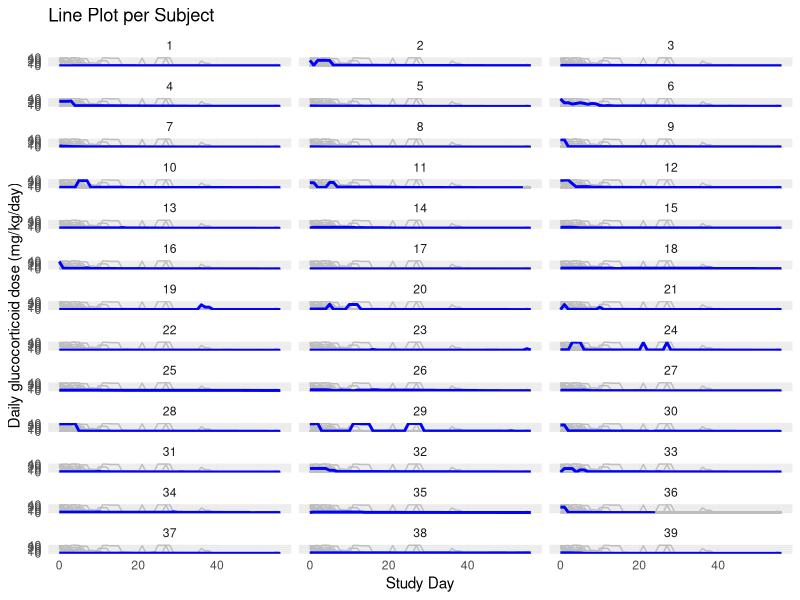
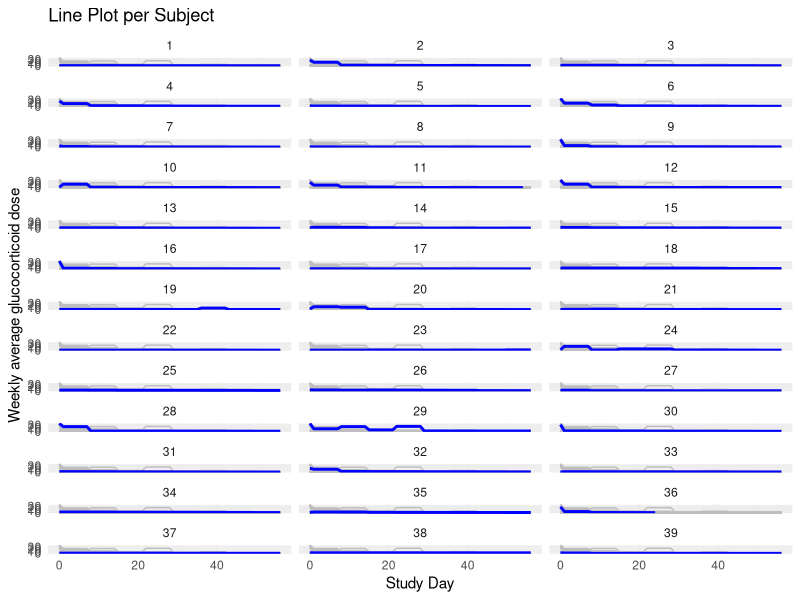
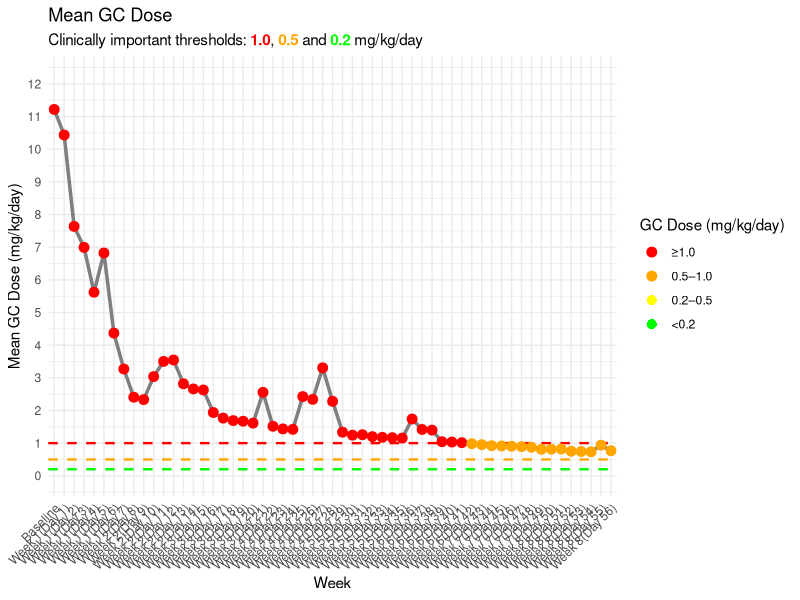
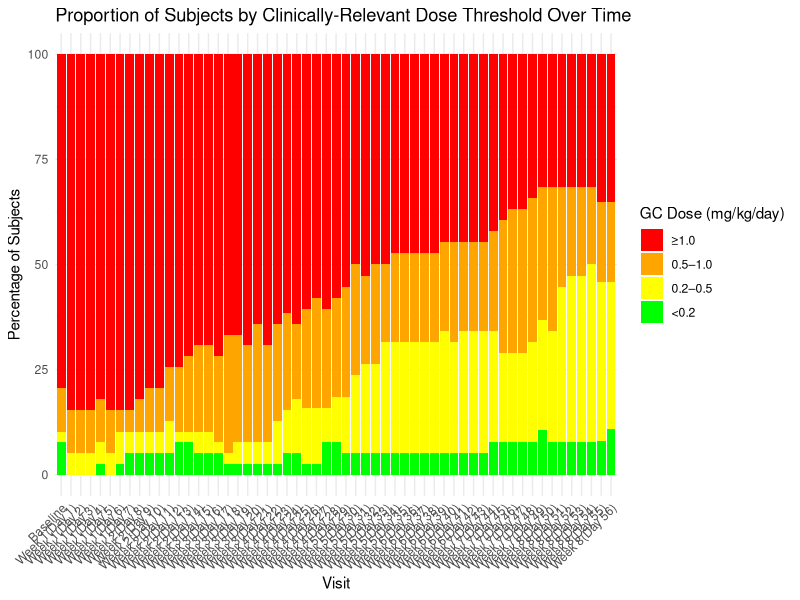
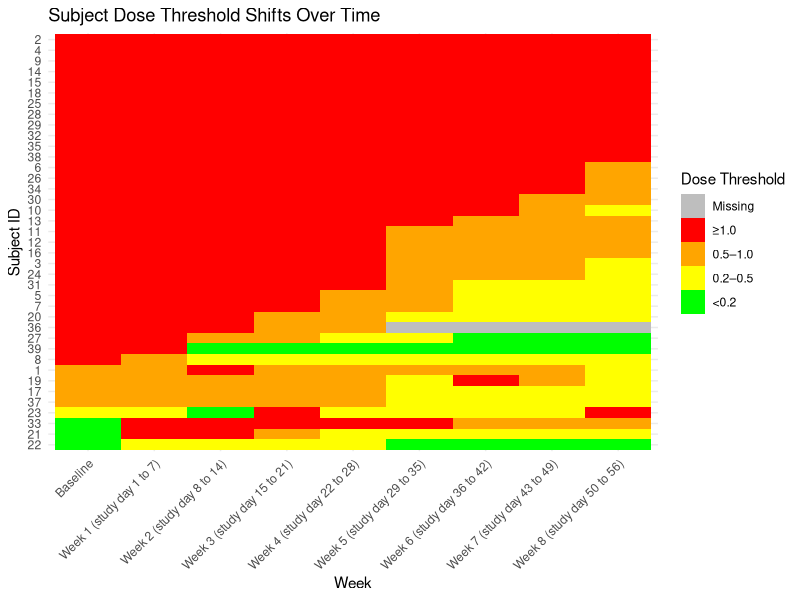

Reproduce these figures in R, in order.
# Install and load necessary libraries
if (!require(tidyverse)) {
  install.packages("tidyverse")
}
if (!require(ggplot2)) {
  install.packages("ggplot2")
}
if (!require(dplyr)) {
  install.packages("dplyr")
}
if (!require(scales)) {
  install.packages("scales")
}
if (!require(ggtext)) {
  install.packages("ggtext")
}

library(tidyverse)
library(ggplot2)
library(dplyr)
library(scales)
library(ggtext)

# Read the CSV file into a DataFrame
df <- read.csv("202505/WW_GCdose.csv") |>
  filter(grepl("Baseline|Week", AVISIT)) |>
  mutate(
    AVISITW = AVISIT,
    AVISITWN = AVISITN,
    AVISIT = ifelse(
      ASTDY == 0,
      AVISIT,
      paste0("Week ", AVISITN, "(Day ", ASTDY, ")")
    ),
    AVISITN = ASTDY
  ) |>
  mutate(AVISIT = fct_reorder(factor(AVISIT), AVISITN))


# Patient Profiles --------------------------------------------------------

# PP1 - Daily glucocorticoid dose (mg/kg/day)

# Create a vector of unique subjects (panels)
subjects <- unique(df$SUBJID)

panel_data <- expand.grid(panel = subjects, dummy = 1) |>
  inner_join(df |> mutate(dummy = 1), by = "dummy") |>
  select(-dummy) |>
  mutate(highlight = ifelse(SUBJID == panel, "current", "other"))

# Create the plot:
(pp1 <- ggplot() +
  # Draw the other subjects first in gray
  geom_line(
    data = panel_data |> filter(highlight == "other"),
    aes(x = ASTDY, y = AVAL1, group = SUBJID),
    color = "gray",
    alpha = 1
  ) +
  # Draw the current subject on top in blue
  geom_line(
    data = panel_data |> filter(highlight == "current"),
    aes(x = ASTDY, y = AVAL1, group = SUBJID),
    color = "blue",
    size = 1
  ) +
  facet_wrap(~panel, ncol = 3) +
  labs(
    title = "Line Plot per Subject",
    x = "Study Day",
    y = "Daily glucocorticoid dose (mg/kg/day)"
  ) +
  theme_minimal())

## PP2 - Weekly average glucocorticoid dose

# Create a vector of unique subjects (panels)

panel_data <- expand.grid(panel = subjects, dummy = 1) |>
  inner_join(df |> mutate(dummy = 1), by = "dummy") |>
  select(-dummy) |>
  mutate(highlight = ifelse(SUBJID == panel, "current", "other"))

# Create the plot:
(pp2 <-
  ggplot() +
  # Draw the other subjects first in gray
  geom_line(
    data = panel_data |> filter(highlight == "other"),
    aes(x = AVISITN, y = AVAL2, group = SUBJID),
    color = "gray",
    alpha = 1
  ) +
  # Draw the current subject on top in blue
  geom_line(
    data = panel_data |> filter(highlight == "current"),
    aes(x = AVISITN, y = AVAL2, group = SUBJID),
    color = "blue",
    size = 1
  ) +
  facet_wrap(~panel, ncol = 3) +
  labs(
    title = "Line Plot per Subject",
    x = "Study Day",
    y = "Weekly average glucocorticoid dose"
  ) +
  theme_minimal())


# Summary Charts ----------------------------------------------------------

# --- Analysis 1: Mean GC Dose Over 8 Weeks ---
mmean_data <- df |>
  group_by(AVISITN, AVISIT) |>
  summarise(mean_dose = mean(AVAL1))

# Define colors explicitly with factor levels to force all categories into the legend
mmean_data <- mmean_data %>%
  mutate(
    threshold_color = case_when(
      mean_dose < 0.2 ~ "<0.2",
      mean_dose >= 0.2 & mean_dose < 0.5 ~ "0.2–0.5",
      mean_dose >= 0.5 & mean_dose < 1.0 ~ "0.5–1.0",
      mean_dose >= 1.0 ~ "≥1.0"
    )
  ) %>%
  mutate(
    threshold_color = factor(
      threshold_color,
      levels = c("<0.2", "0.2–0.5", "0.5–1.0", "≥1.0")
    )
  )

# Dummy points explicitly for legend
dummy_points <- data.frame(
  AVISIT = rep(unique(mmean_data$AVISIT)[1], 4),
  mean_dose = rep(NA_real_, 4),
  threshold_color = factor(
    c("<0.2", "0.2–0.5", "0.5–1.0", "≥1.0"),
    levels = levels(mmean_data$threshold_color)
  )
)

# Plot with threshold-specific colors
(mean_gc_dose_plot <- ggplot(
  mmean_data,
  aes(x = AVISIT, y = mean_dose, group = 1)
) +
  # Clinical threshold lines
  geom_hline(
    yintercept = 0.2,
    linetype = "dashed",
    color = "green",
    linewidth = 0.8
  ) +
  geom_hline(
    yintercept = 0.5,
    linetype = "dashed",
    color = "orange",
    linewidth = 0.8
  ) +
  geom_hline(
    yintercept = 1.0,
    linetype = "dashed",
    color = "red",
    linewidth = 0.8
  ) +
  # Lines connecting points
  geom_line(color = "grey50", linewidth = 1.2) +
  # Real points
  geom_point(aes(color = threshold_color), size = 3) +
  # Dummy points just for legend
  geom_point(
    data = dummy_points,
    aes(color = threshold_color),
    size = 3,
    shape = 16
  ) +
  scale_color_manual(
    values = c(
      "<0.2" = "green",
      "0.2–0.5" = "yellow",
      "0.5–1.0" = "orange",
      "≥1.0" = "red"
    ),
    name = "GC Dose (mg/kg/day)",
    drop = FALSE,
    na.translate = TRUE,
    guide = guide_legend(reverse = TRUE)
  ) +
  scale_y_continuous(
    breaks = seq(0, max(mmean_data$mean_dose, na.rm = TRUE) + 1, by = 1)
  ) +
  labs(
    title = "Mean GC Dose",
    subtitle = "Clinically important thresholds: <span style='color:red'><b>1.0</b></span>, <span style='color:orange'><b>0.5</b></span> and <span style='color:green'><b>0.2</b></span> mg/kg/day",
    x = "Week",
    y = "Mean GC Dose (mg/kg/day)"
  ) +
  coord_cartesian(ylim = c(0, max(mmean_data$mean_dose, na.rm = TRUE) + 1)) +
  theme_minimal() +
  theme(
    axis.text.x = element_text(angle = 45, hjust = 1),
    plot.subtitle = ggtext::element_markdown(),
    legend.position = "right"
  ))


# --- Analysis 2: Proportion of Subjects by Dose Threshold Over Time (using clinically important thresholds) ---

# Define the clinically important dose thresholds
bins_clinical <- c(0, 0.2, 0.5, 1.0, Inf)
labels_clinical <- c("<0.2", "0.2–0.5", "0.5–1.0", "≥1.0")

# Create the `dose_threshold_mg_kg` column based on `AVAL1`
filtered_df <- df |>
  mutate(
    dose_threshold_mg_kg = cut(
      AVAL1,
      breaks = bins_clinical,
      labels = labels_clinical,
      right = FALSE
    )
  )

# Group by `AVISIT` and `dose_threshold_mg_kg`, count subjects
grouped_df_clinical <- filtered_df |>
  group_by(AVISIT, dose_threshold_mg_kg) |>
  summarise(subject_count = n(), .groups = 'drop')

# Calculate total subjects per visit
total_subjects_by_visit_clinical <- grouped_df_clinical |>
  group_by(AVISIT) |>
  summarise(total_count = sum(subject_count), .groups = 'drop')

# Calculate percentages
grouped_df_clinical <- grouped_df_clinical |>
  left_join(total_subjects_by_visit_clinical, by = "AVISIT") |>
  mutate(percentage = (subject_count / total_count) * 100)

grouped_df_clinical <- grouped_df_clinical %>%
  mutate(
    dose_threshold_mg_kg = factor(
      dose_threshold_mg_kg,
      levels = rev(c("<0.2", "0.2–0.5", "0.5–1.0", "≥1.0"))
    )
  )


# Create the stacked bar chart for clinical thresholds
(stacked_bar_chart_clinical <- ggplot(
  grouped_df_clinical,
  aes(x = AVISIT, y = percentage, fill = dose_threshold_mg_kg)
) +
  geom_bar(stat = "identity") +
  scale_fill_manual(
    values = c(
      "<0.2" = "green",
      "0.2–0.5" = "yellow",
      "0.5–1.0" = "orange",
      "≥1.0" = "red"
    ),
    name = "GC Dose (mg/kg/day)",
    drop = FALSE,
    na.translate = TRUE
  ) +
  labs(
    title = "Proportion of Subjects by Clinically-Relevant Dose Threshold Over Time",
    x = "Visit",
    y = "Percentage of Subjects",
    fill = "Dose Threshold"
  ) +
  theme_minimal() +
  theme(axis.text.x = element_text(angle = 45, hjust = 1)))


# --- Analysis 3: Individual Subject Shifts Between Threshold Levels ---

# Calculate the mean AVAL1 for each SUBJID at each AVISIT
filtered_df <- df |>
  select(SUBJID, AVISITW, AVISITWN, AVAL2) |>
  unique() |>
  mutate(AVISITW = fct_reorder(factor(AVISITW), AVISITWN))

# Define the clinically important dose thresholds
bins_clinical <- c(0, 0.2, 0.5, 1.0, Inf)
labels_clinical <- c("<0.2", "0.2–0.5", "0.5–1.0", "≥1.0")

# Create the `dose_threshold_mg_kg` column based on `AVAL2`
filtered_df <- filtered_df |>
  mutate(
    dose_threshold_mg_kg = cut(
      AVAL2,
      breaks = bins_clinical,
      labels = labels_clinical,
      right = FALSE
    )
  )

# Pivot the dataframe to have `AVISITW` as columns and `dose_threshold` as values
pivot_df <- filtered_df |>
  distinct(SUBJID, AVISITW, dose_threshold_mg_kg) |> # Ensure distinct combinations
  pivot_wider(
    id_cols = SUBJID,
    names_from = AVISITW,
    values_from = dose_threshold_mg_kg
  )

# Define the sort order for dose threshold levels (≥1.0est to <0.2est)
RESPONSE_LEVELS <- c("≥1.0", "0.5–1.0", "0.2–0.5", "<0.2", NA)
SORT_ORDER_MAP <- setNames(1:5, c(RESPONSE_LEVELS))

# Function to create sort keys
create_sort_key <- function(df, visit_cols) {
  # Handle NA values by assigning them to the last position (5)
  df <- df |>
    mutate(across(all_of(visit_cols), ~ ifelse(is.na(.), NA, as.character(.))))

  sapply(df[visit_cols], function(col) {
    # Map values to numeric values for sorting
    mapped_values <- sapply(col, function(x) {
      if (is.na(x)) return("05") # NA values get <0.2est priority
      return(sprintf("%02d", SORT_ORDER_MAP[x]))
    })
    return(mapped_values)
  }) |>
    apply(1, paste, collapse = "")
}

# Get visit columns in the correct order
visit_cols <- setdiff(names(pivot_df), "SUBJID")
visit_cols <- visit_cols[order(match(visit_cols, unique(filtered_df$AVISITW)))]

# Create sort keys for each subject and sort
pivot_df <- pivot_df %>%
  mutate(sort_key = create_sort_key(., visit_cols))

sorted_subjects <- pivot_df |>
  arrange(sort_key) |>
  pull(SUBJID)

# Convert the pivot table to long format for plotting without converting NA values
plot_df <- pivot_df |>
  pivot_longer(
    cols = -c(SUBJID, sort_key),
    names_to = "AVISITW",
    values_to = "dose_threshold_mg_kg"
  )

# Replace NA levels with "Missing" and set factor levels including "Missing"
plot_df <- plot_df |>
  mutate(
    SUBJID = factor(SUBJID, levels = rev(sorted_subjects)),
    dose_threshold_mg_kg = fct_explicit_na(
      dose_threshold_mg_kg,
      na_level = "Missing"
    ),
    dose_threshold_mg_kg = factor(
      dose_threshold_mg_kg,
      levels = rev(c("<0.2", "0.2–0.5", "0.5–1.0", "≥1.0", "Missing"))
    )
  )

# Create the heatmap with "Missing" labeled in the legend
(heatmap_plot <- ggplot(
  plot_df,
  aes(x = AVISITW, y = SUBJID, fill = dose_threshold_mg_kg)
) +
  geom_tile() +
  scale_fill_manual(
    values = c(
      "<0.2" = "green",
      "0.2–0.5" = "yellow",
      "0.5–1.0" = "orange",
      "≥1.0" = "red",
      "Missing" = "grey"
    )
  ) +
  labs(
    title = "Subject Dose Threshold Shifts Over Time",
    x = "Week",
    y = "Subject ID",
    fill = "Dose Threshold"
  ) +
  theme_minimal() +
  theme(axis.text.x = element_text(angle = 45, hjust = 1)))

# TODO: Replace NA with missing. Think about modifying the x-axis labels
